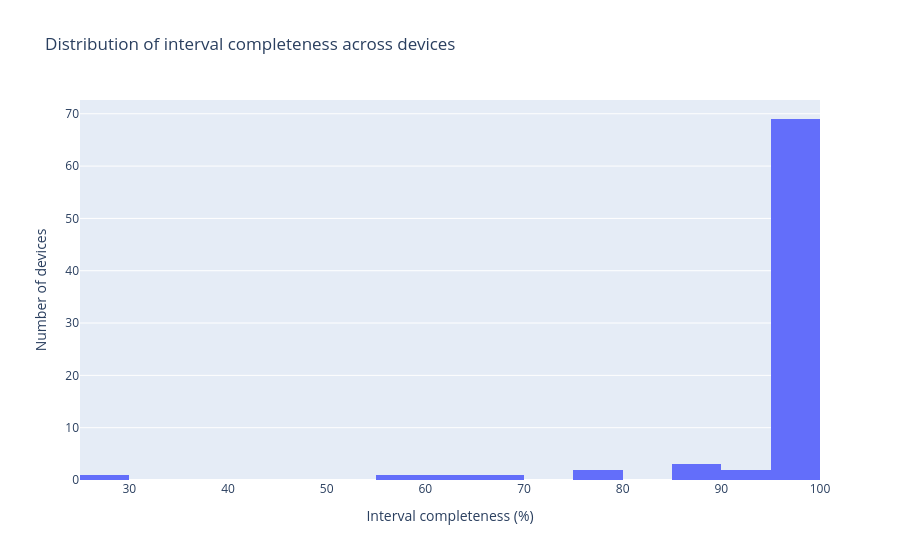

The cell this chart's notebook holds for it:
### Code cell
# Visualisation of LE completeness distribution across devices
# Second param is the bin size (i.e. 5 for 20 bins covering 5% each)
fig = histogram_across_devices(df_aggregated, 5)
fig.show()

### Figure 1 — Plotly figure (JSON) as saved in the notebook; plotly's stock layout.template omitted (floating-point values rounded to 4 significant figures)
{"data": [{"alignmentgroup": "True", "bingroup": "x", "hovertemplate": "interval_completeness=%{x}<br>count=%{y}<extra></extra>", "legendgroup": "", "marker": {"color": "#636efa", "pattern": {"shape": ""}}, "name": "", "offsetgroup": "", "orientation": "v", "showlegend": false, "type": "histogram", "x": [99.98, 99.9, 100.1, 98.89, 89.25, 99.86, 99.92, 100.1, 99.75, 99.72, 99.97, 99.28, 100.0, 99.98, 99.94, 76.73, 66.66, 99.0, 88.7, 99.97, 100.0, 86.74, 99.93, 99.85, 99.99, 99.44, 99.89, 100.0, 99.91, 99.37, 77.69, 99.53, 99.63, 99.25, 99.97, 99.86, 99.97, 99.92, 96.55, 99.95, 92.36, 57.61, 98.3, 99.71, 99.88, 99.5, 28.74, 99.6, 99.79, 99.96, 99.96, 99.55, 99.43, 99.98, 99.97, 99.99, 62.53, 99.94, 99.21, 99.93, 99.6, 99.99, 100.0, 99.92, 99.97, 99.68, 99.71, 100.0, 100.0, 97.23, 99.78, 99.89, 99.95, 99.99, 99.65, 99.32, 99.96, 99.61, 99.94, 99.92, 99.87, 100.0, 99.98, 100.0, 99.27, 99.88, 93.81, 95.47, 99.96, 99.98], "xaxis": "x", "xbins": {"end": 100, "size": 5, "start": 0}, "yaxis": "y"}], "layout": {"barmode": "relative", "legend": {"tracegroupgap": 0}, "title": {"text": "Distribution of interval completeness across devices"}, "xaxis": {"anchor": "y", "domain": [0, 1], "title": {"text": "Interval completeness (%)"}}, "yaxis": {"anchor": "x", "domain": [0, 1], "title": {"text": "Number of devices"}}}}
